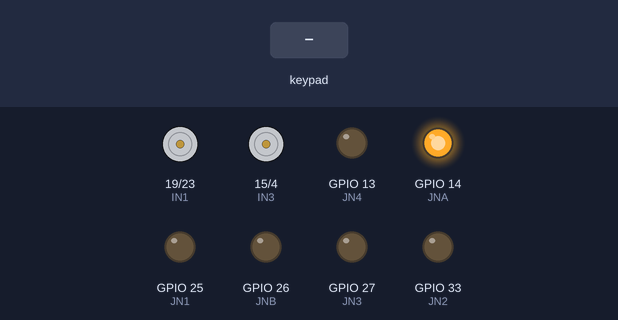
The sketch below on a simulated ESP32. Shown: motor-driver pin pairs drawn as motors (green arrow = first pin HIGH = forward, orange = second pin HIGH = backward, longer = more drive, scaled by the enable pin), output pins drawn as LEDs (lit = HIGH). Inputs (shaded band) come from the test bench.

Above: at 1.2 s.
1.3 s: key 'U' pressed
At 1.5 s:
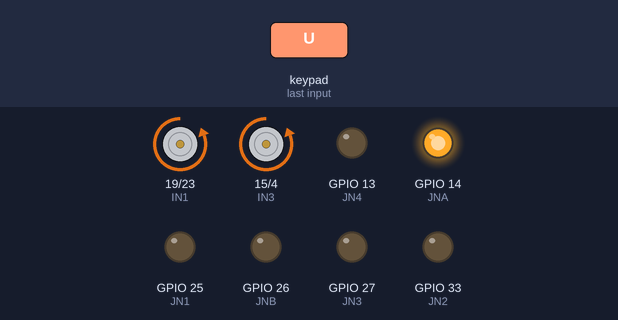
3.2 s: key 'D' pressed
At 3.4 s:
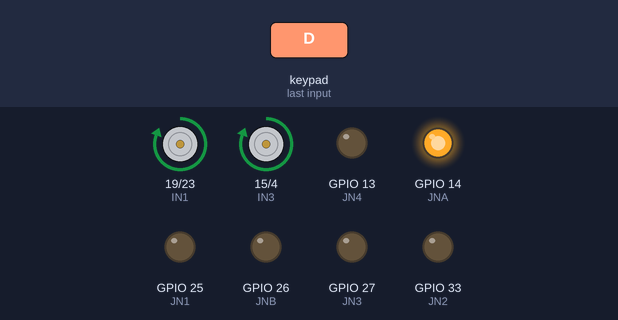
5.1 s: key 'L' pressed
At 5.3 s:
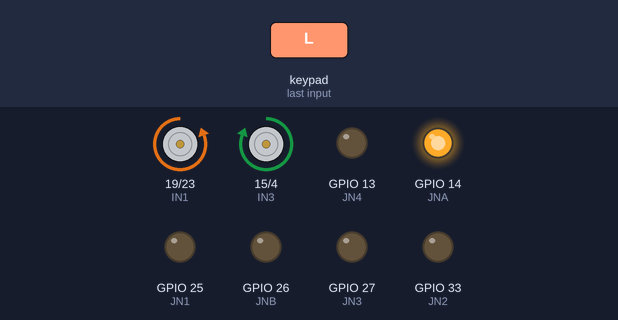
7.0 s: key 'R' pressed
At 7.2 s:
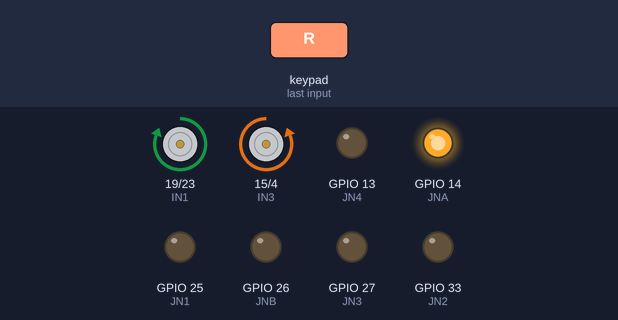
8.9 s: key 'T' pressed
At 9.1 s:
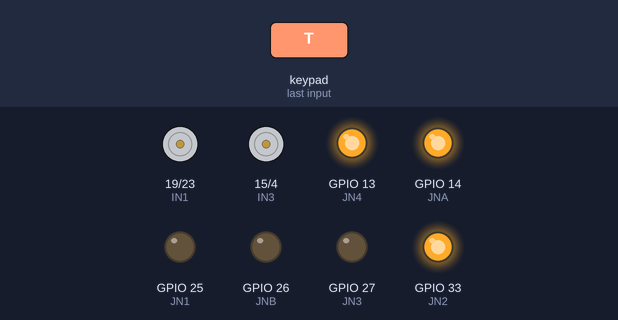
Timing chart, 0 to 11.8 s (numbered marks = the images above; inputs shaded):
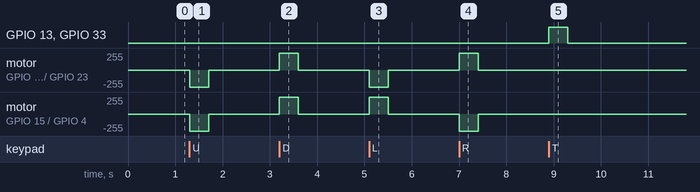

Measured:
- after the input at 1.3 s, motor on GPIO 19 (IN1) / GPIO 23 (IN2), motor on GPIO 15 (IN3) / GPIO 4 (IN4): stopped → backward 255/255 at once, → stopped 0.40 s later
- after the input at 3.2 s, motor on GPIO 19 (IN1) / GPIO 23 (IN2), motor on GPIO 15 (IN3) / GPIO 4 (IN4): stopped → forward 255/255 at once, → stopped 0.40 s later
- after the input at 5.1 s, motor on GPIO 19 (IN1) / GPIO 23 (IN2): stopped → backward 255/255 at once, → stopped 0.40 s later; motor on GPIO 15 (IN3) / GPIO 4 (IN4): stopped → forward 255/255 at once, → stopped 0.40 s later
- after the input at 7.0 s, motor on GPIO 19 (IN1) / GPIO 23 (IN2): stopped → forward 255/255 at once, → stopped 0.40 s later; motor on GPIO 15 (IN3) / GPIO 4 (IN4): stopped → backward 255/255 at once, → stopped 0.40 s later
- after the input at 8.9 s, GPIO 13 (JN4), GPIO 33 (JN2): LOW → HIGH at once, → LOW 0.40 s later

The sketch:

cropcollectorbot.ino
```cpp
#include <DabbleESP32.h>
#define INCLUDE_GAMEPAD_MODULE


#define ENA 5
#define IN1 19
#define IN2 23

#define ENB 18
#define IN3 15
#define IN4 4

#define JN3 27
#define JN4 13
#define JNA 14

#define JNB 26
#define JN1 25
#define JN2 33


void setup() {
  Serial.begin(115200);
  pinMode(ENA, OUTPUT);
  pinMode(IN1, OUTPUT);
  pinMode(IN2, OUTPUT);

  pinMode(JNA, OUTPUT);
  pinMode(JN3, OUTPUT);
  pinMode(JN4, OUTPUT);

  pinMode(JNB, OUTPUT);
  pinMode(JN1, OUTPUT);
  pinMode(JN2, OUTPUT);

  pinMode(ENB, OUTPUT);
  pinMode(IN3, OUTPUT);
  pinMode(IN4, OUTPUT);


  digitalWrite(ENA, HIGH);
  digitalWrite(ENB, HIGH);
  digitalWrite(JNA, HIGH);

  digitalWrite(IN1, LOW);
  digitalWrite(IN2, LOW);

  digitalWrite(IN3, LOW);
  digitalWrite(IN4, LOW);

  digitalWrite(JN3, LOW);
  digitalWrite(JN4, LOW);

  digitalWrite(JN1, LOW);
  digitalWrite(JN2, LOW);

  Dabble.begin("G's Crop Bot");
}

void loop() {
  Dabble.processInput();

  if (GamePad.isUpPressed()){
    forward();
  }
  else if(GamePad.isDownPressed()){
    backward();
  }
  else if(GamePad.isLeftPressed()){
    left();
  }
  else if(GamePad.isRightPressed()){
    right();
  }
  else if(GamePad.isTrianglePressed()){
    triangle();
  }
  else{
    stopMotors();
  }

}


  void forward(){
    digitalWrite(IN1, LOW);
    digitalWrite(IN2, HIGH);

    digitalWrite(IN3, LOW);
    digitalWrite(IN4, HIGH);

  }

  void backward(){

    digitalWrite(IN1, HIGH);
    digitalWrite(IN2, LOW);

    digitalWrite(IN3, HIGH);
    digitalWrite(IN4, LOW);
  }

  void left(){
    digitalWrite(IN1, LOW);
    digitalWrite(IN2, HIGH);

    digitalWrite(IN3, HIGH);
    digitalWrite(IN4, LOW);
  }

    void right(){
    digitalWrite(IN3, LOW);
    digitalWrite(IN4, HIGH);

    digitalWrite(IN1, HIGH);
    digitalWrite(IN2, LOW);
  }

   void stopMotors(){
    digitalWrite(IN1, LOW);
    digitalWrite(IN2, LOW);

    digitalWrite(IN3, LOW);
    digitalWrite(IN4, LOW);

    digitalWrite(JN3, LOW);
    digitalWrite(JN4, LOW);

    digitalWrite(JN1, LOW);
    digitalWrite(JN2, LOW);

  }

   void triangle(){
    digitalWrite(JN3, LOW);
    digitalWrite(JN4, HIGH);

    digitalWrite(JN1, LOW);
    digitalWrite(JN2, HIGH);

  }
```
